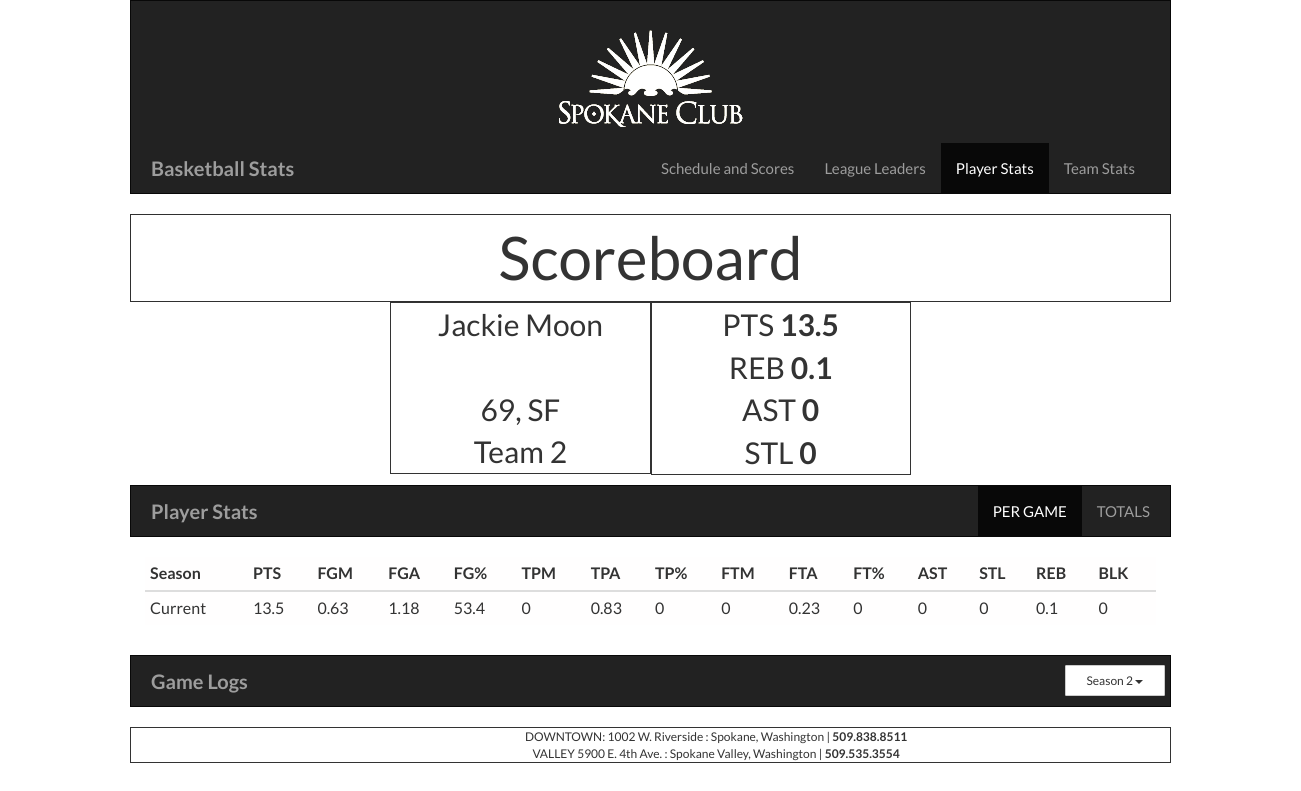
Screenshot of /player_indi_stats.php?id=5 with the database file from the repository.
### tables this page shows
CREATE TABLE "Player_Info" (
	`Player_ID`	INTEGER NOT NULL UNIQUE,
	`First_Name`	TEXT,
	`Last_Name`	TEXT,
	`Number`	INTEGER,
	`Position`	TEXT,
	`Team`	INTEGER,
	PRIMARY KEY(Player_ID)
);

CREATE TABLE "Player_Stats" (
	`Player_ID`	INTEGER NOT NULL UNIQUE,
	`First_Name`	TEXT,
	`Last_Name`	TEXT,
	`Games_Played`	REAL,
	`Points`	REAL,
	`FGM`	REAL,
	`FGA`	REAL,
	`TPM`	REAL,
	`TPA`	REAL,
	`FTM`	REAL,
	`FTA`	REAL,
	`Assists`	REAL,
	`Steals`	REAL,
	`Rebounds`	REAL,
	`Blocks`	REAL,
	PRIMARY KEY(Player_ID)
);

### assets/php/player_indi_stats_query.php (the view, shortened to what this page needs)
<?php
	$id  = (int)$_GET["id"];
	$db = new PDO('sqlite:assets/db/ewuscbb.db');
	$playerinfo = $db->query('select * from Player_Info where Player_ID = '.$id);
	$seasonoverview = $db->query('select  round(Points/Games_Played,1) as points, round(Assists/Games_Played,1) as assists, round(Rebounds/Games_Played,1) as rebounds, round(Steals/Games_Played,1) as steals from Player_Stats where Player_ID = '.$id);
	$seasonavgs = $db->query('select Games_Played, round(Points/Games_Played,1) as points, round(FGM*1.0/Games_Played,2) as fgm, round(FGA*1.0/Games_Played,2) as fga, round(TPM*1.0/Games_Played,2) as tpm, round(TPA*1.0/Games_Played,2) as tpa, round(FTM/Games_Played,2) as ftm, round(FTA/Games_Played,2) as fta, round(Assists/Games_Played,1) as assists, round(Steals/Games_Played,1) as steals, round(Rebounds/Games_Played,1) as rebounds, round(Blocks/Games_Played,1) as blocks from Player_Stats where Player_ID = '.$id);
	function getPlayerInfo(){
		try
		  {
		  	global $playerinfo;
		    foreach($playerinfo as $row)
		    {
		     print "<div class='row'>".$row['First_Name']." ".$row['Last_Name']."</div>
     				<div class='row top-buffer'>".$row['Number'].", ".$row['Position']."</div>
     				<div class='row'>Team ".$row['Team']."</div>";
		    }
		  }
		  catch(PDOException $e)
		  {
		    print 'Exception : '.$e->getMessage();
		  }
	}
	function getSeasonOverview(){
	try
	  {
	  	global $seasonoverview;
	    foreach($seasonoverview as $row)
	    {
	    	print "<div class='row'>PTS <b>".$row['points']."</b></div>
     				<div class='row'>REB <b>".$row['rebounds']."</b></div>
     				<div class='row'>AST <b>".$row['assists']."</b></div>
     				<div class='row'>STL <b>".$row['steals']."</b></div>";
	    }
	  }
	  catch(PDOException $e)
	  {
	    print 'Exception : '.$e->getMessage();
	  }
	}
		function getPerGame(){
		try
		  {
		  	global $seasonavgs;
		    foreach($seasonavgs as $row)
		    {
		      $fgpct = 0.0;
		      $tppct = 0.0;
		      $ftpct = 0.0;
		      if($row['fga']!=0)
		      	$fgpct = round($row['fgm']/$row['fga'],3)*100;
		      if($row['tpa']!=0)
		      	$tppct = round($row['tpm']/$row['tpa'],3)*100;
		      if($row['fta']!=0)
		     	 $ftpct = round($row['ftm']/$row['fta'],3)*100;
		      print "<tr><td> Current </td>";
		      print "<td>".$row['points']."</td>";
		      print "<td>".$row['fgm']."</td>";
		      print "<td>".$row['fga']."</td>";
		      print "<td>".$fgpct."</td>";
		      print "<td>".$row['tpm']."</td>";
		      print "<td>".$row['tpa']."</td>";
		      print "<td>".$tppct."</td>";
		      print "<td>".$row['ftm']."</td>";
		      print "<td>".$row['fta']."</td>";
		      print "<td>".$ftpct."</td>";
		      print "<td>".$row['assists']."</td>";
		      print "<td>".$row['steals']."</td>";
		      print "<td>".$row['rebounds']."</td>";
		      print "<td>".$row['blocks']."</td></tr>";
		    }
		  }
		  catch(PDOException $e)
		  {
		    print 'Exception : '.$e->getMessage();
		  }
	}
?>

### assets/css/main.css (style rules this page uses)
body { font-family:'Lato',sans-serif; font-weight:400; font-size:15; -webkit-font-smoothing: antialiased; -webkit-overflow-scrolling: touch; }
@media (min-width:840px) { body { padding-left: 6%; padding-right:6%; } }
@media (min-width:992px) { body { padding-left: 8%; padding-right:8%; } }
@media (min-width:1200px) { body { padding-left: 10%; padding-right:10%; } }

### assets/css/individualstats.css (style rules this page uses)
.top-buffer { padding-top:42px; }

### rows the page displays
player_info: First_Name "Jackie", Last_Name "Moon", Number "69", Position "SF", Team "2"
player_stats: points "13.5", fgm "0.63", fga "1.18", fgpct "53.4", tpm "0", tpa "0.83", tppct "0", ftm "0", fta "0.23", ftpct "0", assists "0", steals "0", rebounds "0.1", blocks "0"

### other values shown
$row['points'] "13.5"
$row['rebounds'] "0.1"
$row['assists'] "0"
$row['steals'] "0"
